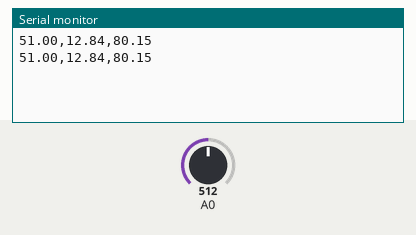
Recording of a sketch running on a simulated Arduino Uno, built with avr-gcc and run on an emulated ATmega328P. Parts: the last lines printed to the serial monitor. The inputs (shaded band) are chosen by the test bench; at power-on: A0 = 512.

Above: at 3.8 s.
3.9 s: A0 set to 716
At 7.0 s:
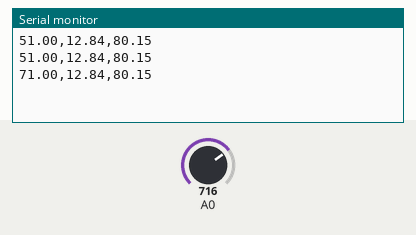
7.8 s: A0 set to 900
At 10.5 s:
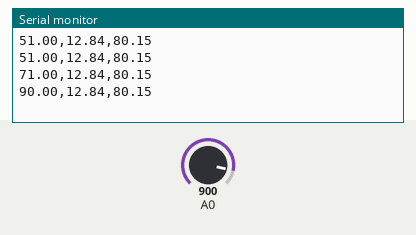
Timing chart, 0 to 12.0 s (numbered marks = the images above; inputs shaded):
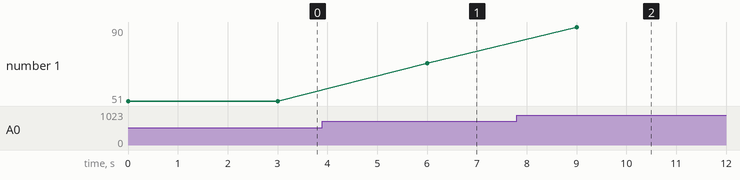

Measured:
- after the input at 3.9 s, the serial monitor: prints a new line after 2.1 s (image 1)
- after the input at 7.8 s, the serial monitor: prints a new line after 1.2 s (image 2)
- plotted number 1: 51 → 71 after the input at 3.9 s, 71 → 90 after the input at 7.8 s

The sketch:

tx.ino
```cpp
void setup() {
  Serial.begin(9600); // See "Enhancements" above to learn when to change this.
}

void loop() {
  //if (Serial.available())
  {
    // read the input on analog pin 0:
    float pulse = analogRead(A0)/10;
    float lati = 12.840630225979618;
    float longi = 80.1533371208863;


    Serial.print(pulse);
    Serial.print(',');
    Serial.print(lati);
    Serial.print(',');
    Serial.println(longi);
    delay(3000);
  }
}
```
